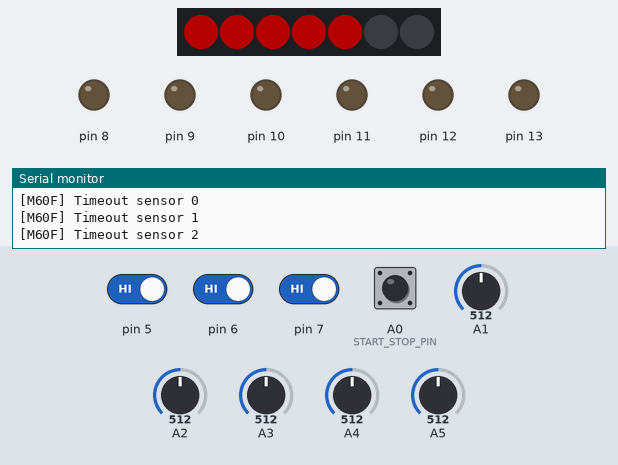
Simulated run of this sketch. Board: Arduino Leonardo, built with avr-gcc and run on an emulated ATmega32U4. On the bench: 7 RGB LEDs in strip order, left to right, output pins drawn as LEDs (lit = HIGH), the last lines printed to the serial monitor. Wiring (inferred from the names in the program): MPU-6050 motion sensor at I2C address 0x68. Dashed ring = blinking. The inputs (shaded band) are chosen by the test bench; at power-on: pin 5–7 HIGH, A0 (START_STOP_PIN) LOW, A1 = 512, A2 = 512, A3 = 512, A4 = 512, A5 = 512. Dim RGB values are drawn brighter than linear.

Above: at 2.9 s.
3.0 s: A0 (START_STOP_PIN) pulled HIGH for 0.15 s
At 3.25 s:
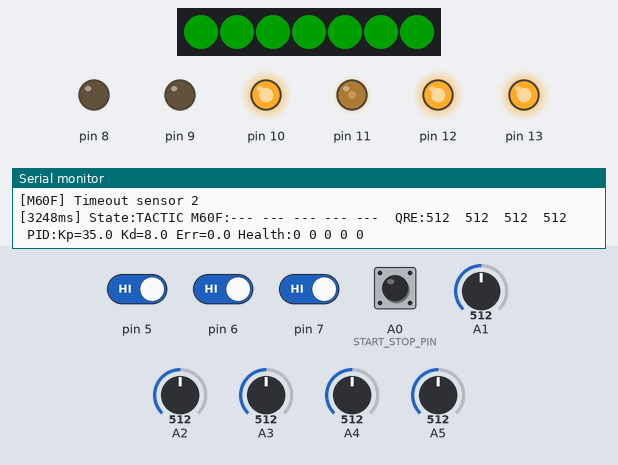
At 3.65 s:
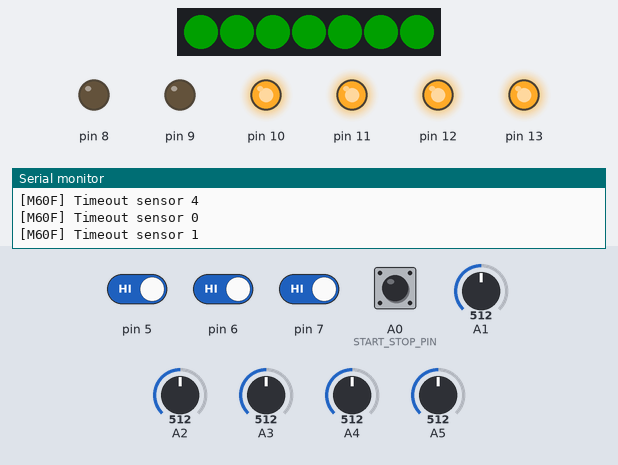
3.7 s: A1 set to 640
5.6 s: A1 set to 663
At 7.09 s:
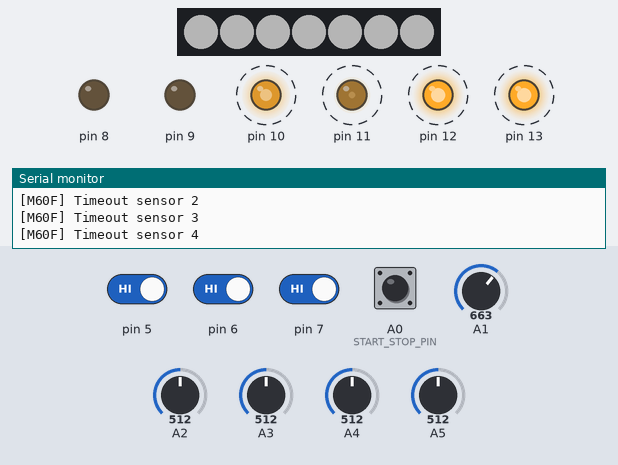
7.3 s: A2 set to 640
8.8 s: A2 set to 662
10.5 s: A1 set to 306
At 13.25 s:
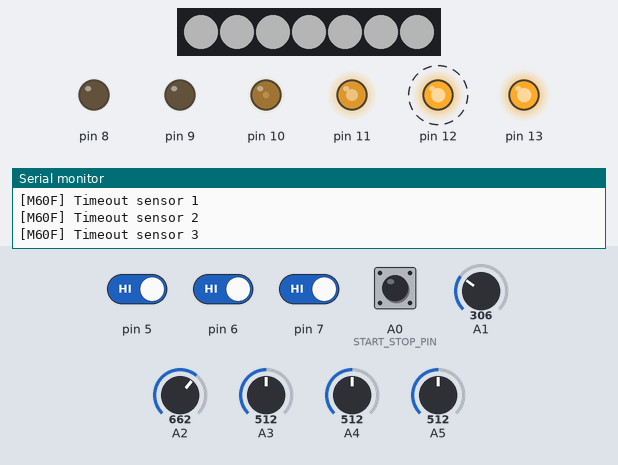
Timing chart, 0 to 13.3 s (numbered marks = the images above; inputs shaded):
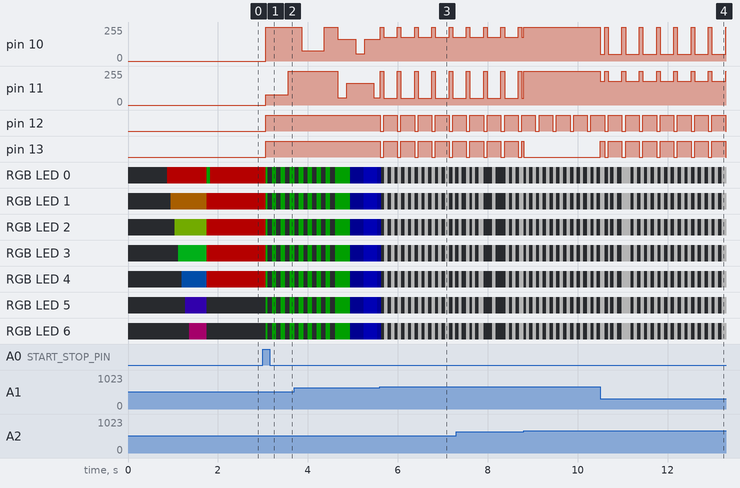

The sketch:

TAXI_Firmware.ino
```cpp
/**
 * ============================================================================
 * TAXI — Mini Sumo Robot Firmware
 * Platform: JSUMO XMotion V3 (ATmega32U4, Arduino Leonardo)
 * Class: Mini Sumo — 500g, 10cm × 10cm, 77cm dohyo
 * ============================================================================
 *
 * ARCHITECTURE: Non-blocking modular state machine
 *   - All sensor reads are async or sub-millisecond
 *   - No delay(), no pulseIn(), no blocking readBytesUntil()
 *   - Main loop runs at full speed (~1.5ms per iteration)
 *
 * MODULES:
 *   Config.h        — All constants, pins, thresholds (tune here)
 *   Sensors.h       — M60F async UART + QRE1113 analog fast read
 *   Motors.h        — Motor control wrappers (non-blocking)
 *   PIDController.h — PD controller with hybrid gain scheduling
 *   StateMachine.h  — Combat state machine (IDLE→TACTIC→SEARCH↔ATTACK↔FLANK→EVADE)
 *   Tactics.h       — DIP-switch selectable opening strategies
 *   LEDRing.h       — WS2812 LED ring visual feedback
 *   IMU.h           — ICM20602 gyro/accel (experimental)
 *
 * DECISIONS (from Phase 3 user answers):
 *   Q1: 3 front M60F (center + 25° left/right) + 2 side (90°) — Option A
 *   Q2: All M60F in Serial mode (distance mm) — Option A
 *   Q3: ICM20602 full integration with positioning — Option A
 *   Q4: 500g / 10cm×10cm standard mini sumo
 *   Q5: Multiple strategies via DIP (reactive + active search)
 *   Q6: Curved re-entry edge evasion
 *   Q7: START-STOP on A0
 *   Q8: PID gains hardcoded + companion tuning tool
 *   Q9: Missing parts included in BOM
 *   Q10: XT30 battery connector
 *   Q11: Standalone HTML GUI for strategy programming
 *   Q12: 3 front + 2 side, NO rear sensor
 */

#include <xmotionV3.h>
#include "Config.h"
#include "Sensors.h"
#include "Motors.h"
#include "PIDController.h"
#include "StateMachine.h"
#include "Tactics.h"
#include "LEDRing.h"
#include "IMU.h"

// ============================================================================
// SETUP
// ============================================================================

void setup() {
    // ---- Serial debug output ----
    #if SERIAL_DEBUG
    Serial.begin(SERIAL_BAUD);
    delay(500);  // Let USB serial stabilize
    Serial.println(F("\n\n╔══════════════════════════════════╗"));
    Serial.println(F("║     TAXI Mini Sumo Firmware     ║"));
    Serial.println(F("║     v1.0 — XMotion V3           ║"));
    Serial.println(F("╚══════════════════════════════════╝"));
    #endif

    // ---- Critical: Stop motors immediately ----
    // xmotionV3 constructor sets motor pins as outputs, but doesn't set values.
    // StopMotors ensures motors are OFF during initialization.
    xmotion.StopMotors(100);

    // ---- Initialize sensors ----
    #if SERIAL_DEBUG
    Serial.println(F("\n--- Sensor Init ---"));
    #endif

    m60fInit();     // Start M60F async polling chain (Serial1 @ 250kbaud)
    qreInit();      // Initialize QRE1113 pins
    qreReadAll();   // Prime first readings

    // ---- Initialize actuators ----
    #if SERIAL_DEBUG
    Serial.println(F("\n--- Actuator Init ---"));
    #endif

    motorsInit();   // Ensure motors stopped
    ledRingInit();  // Initialize WS2812 ring

    // ---- Initialize controls ----
    #if SERIAL_DEBUG
    Serial.println(F("\n--- Control Init ---"));
    #endif

    // START-STOP module on A0
    pinMode(START_STOP_PIN, INPUT);

    // DIP switches (with internal pull-ups)
    tacticPinsInit();

    // ---- Initialize IMU (optional — firmware continues if unavailable) ----
    #if SERIAL_DEBUG
    Serial.println(F("\n--- IMU Init ---"));
    #endif

    imuInit();

    // ---- Initialize state machine ----
    stateMachineInit();

    // ---- Startup visual confirmation ----
    ledRingStartupAnimation();

    // ---- Display selected strategy ----
    uint8_t strategy = tacticReadDIP();
    #if SERIAL_DEBUG
    Serial.print(F("\n--- READY --- Strategy: "));
    Serial.print(strategy);
    Serial.print(F(" — "));
    Serial.println(tacticRegistry[strategy]->name);
    Serial.println(F("Waiting for START-STOP signal on A0...\n"));
    #endif

    // ---- Indicate readiness on LED ring ----
    ledRingFillAll(LED_COLOR_IDLE);
    FastLED.show();
}

// ============================================================================
// MAIN LOOP — Non-blocking, full-speed execution
// ============================================================================

void loop() {
    // ---- 1. Update M60F sensors (async state machine, ~680µs per call) ----
    // Only progresses one step per call — never blocks.
    // Adds new distance data to m60fDistances[] as responses arrive.
    m60fUpdateSensors();

    // ---- 2. Read QRE1113 line sensors (~800µs for all 4) ----
    // Double-read pattern handles ATmega32U4 ADC mux settling.
    qreReadAll();

    // ---- 3. Read IMU (if enabled, ~200µs I²C) ----
    imuRead();

    // ---- 4. Run state machine decision engine ----
    // Evaluates current state, checks sensor inputs, transitions as needed.
    // Sets motor outputs directly (non-blocking).
    stateMachineUpdate();

    // ---- 5. Update LED ring visual feedback ----
    // Shows current state, sensor health, attack direction.
    // Uses currentState from StateMachine and pidState from PIDController.
    ledRingUpdate(
        (uint8_t)currentState,
        pidState.opponentDetected ?
            (pidState.error < -1.0f ? -1 : (pidState.error > 1.0f ? 1 : 0))
            : 0,
        m60fHealth
    );

    // ---- 6. Debug output (disable for competition to save cycles) ----
    #if SERIAL_DEBUG
    static uint32_t lastDebugMs = 0;
    if (millis() - lastDebugMs > 500) {  // Every 500ms
        lastDebugMs = millis();

        // Compact one-line sensor summary
        Serial.print(F("["));
        Serial.print(millis());
        Serial.print(F("ms] State:"));

        const char* states[] = {"IDLE","TACTIC","SEARCH","ATTACK","FLANK","EVADE","STOP"};
        Serial.print(states[currentState]);

        Serial.print(F(" M60F:"));
        for (uint8_t i = 0; i < M60F_COUNT; i++) {
            if (m60fDistances[i] == M60F_INVALID_DIST) {
                Serial.print(F("--- "));
            } else {
                Serial.print(m60fDistances[i]);
                Serial.print(F("mm "));
            }
        }

        Serial.print(F(" QRE:"));
        for (uint8_t i = 0; i < QRE_COUNT; i++) {
            Serial.print(qreValues[i]);
            Serial.print(qreIsEdge(i) ? F("! ") : F("  "));
        }

        Serial.print(F(" PID:Kp="));
        Serial.print(pidState.kp, 1);
        Serial.print(F(" Kd="));
        Serial.print(pidState.kd, 1);
        Serial.print(F(" Err="));
        Serial.print(pidState.error, 1);

        Serial.print(F(" Health:"));
        for (uint8_t i = 0; i < M60F_COUNT; i++) {
            Serial.print(m60fHealth[i]);
            Serial.print(F(" "));
        }

        Serial.println();
    }
    #endif

    // ---- TOTAL LOOP TIME: ~1.5–2.0ms ----
    // Well within the 10ms M60F sensor sampling window.
    // No delay() calls anywhere — the loop runs at maximum speed.
}

// ============================================================================
// END OF FIRMWARE
// ============================================================================
//
// COMPETITION DAY QUICK REFERENCE:
//   1. Charge batteries to 13.05V (LiHV mode)
//   2. Power on — verify LED startup animation plays
//   3. Check Serial monitor for sensor health (if debug enabled)
//   4. Set DIP switches for desired strategy
//   5. Place robot on dohyo, facing correct direction
//   6. Wait for green ring = ready
//   7. START-STOP module will trigger on competition signal
//   8. Between rounds: check tires, blade edge, sensor lenses
//
// TROUBLESHOOTING:
//   - Red LED at position N = M60F sensor N failed health check
//   - Robot spins continuously = QRE threshold too low (recalibrate)
//   - Robot charges off dohyo = QRE threshold too high or sensor detached
//   - Robot doesn't react to opponent = check M60F serial bus wiring
//   - Motors don't move = check battery voltage, XT30 connection
// ============================================================================
```

IMU.h
```cpp
/**
 * IMU.h — ICM20602 6-Axis IMU Integration
 *
 * Provides gyro-based yaw control, acceleration-based push detection,
 * and experimental dead-reckoning positioning.
 *
 * USES (from Phase 3 decision Q3):
 *   1. Turn rate control — gyro Z replaces timed arcs with rate-based turns
 *   2. Edge/push detection — accelerometer detects being pushed
 *   3. Positioning (experimental) — dead reckoning for search patterns
 *
 * I²C: SDA=D2 (PD1), SCL=D3 (PD0). Address 0x68 (AD0=GND).
 * No conflict with Serial1 (D0/D1) — different AVR port.
 *
 * NOTE: This is the most experimental module. The ICM20602 uses a register
 * structure similar to MPU6050/ICM20948. Register addresses and init sequence
 * should be verified against the specific ICM20602 breakout board purchased.
 * If the IMU fails to initialize, the firmware continues in IMU-disabled mode.
 */

#ifndef IMU_H
#define IMU_H

#include <Arduino.h>
#include <Wire.h>
#include "Config.h"

// ============================================================================
// ICM20602 REGISTER MAP (verified against TDK datasheet)
// ============================================================================

#define ICM20602_ADDR           0x68    // 7-bit I²C address (AD0=GND)
#define ICM20602_WHO_AM_I       0x75    // Should return 0x12
#define ICM20602_PWR_MGMT_1     0x6B    // Power management
#define ICM20602_PWR_MGMT_2     0x6C    // Power management 2
#define ICM20602_GYRO_CONFIG    0x1B    // Gyroscope configuration
#define ICM20602_ACCEL_CONFIG   0x1C    // Accelerometer configuration
#define ICM20602_ACCEL_XOUT_H   0x3B    // Accel X high byte (6 bytes: X,Y,Z)
#define ICM20602_GYRO_XOUT_H    0x43    // Gyro X high byte (6 bytes: X,Y,Z)
#define ICM20602_SMPLRT_DIV     0x19    // Sample rate divider

// ============================================================================
// IMU DATA STRUCTURES
// ============================================================================

struct IMUData {
    // Raw sensor values
    int16_t accelX, accelY, accelZ;
    int16_t gyroX, gyroY, gyroZ;

    // Computed values
    float yawRate;          // degrees/second (gyro Z)
    float accelMagnitude;   // Total acceleration magnitude
    float heading;          // Integrated yaw (degrees, drifts over time)

    // Status
    bool initialized;
    uint32_t lastReadTime;
};

static IMUData imuData = {0};
static bool imuEnabled = IMU_ENABLED;

// ============================================================================
// INITIALIZATION
// ============================================================================

/**
 * Write to a single ICM20602 register.
 */
void imuWriteRegister(uint8_t reg, uint8_t value) {
    Wire.beginTransmission(ICM20602_ADDR);
    Wire.write(reg);
    Wire.write(value);
    Wire.endTransmission();
}

/**
 * Read multiple bytes starting from a register.
 */
void imuReadRegisters(uint8_t reg, uint8_t count, uint8_t* buffer) {
    Wire.beginTransmission(ICM20602_ADDR);
    Wire.write(reg);
    Wire.endTransmission(false);
    Wire.requestFrom(ICM20602_ADDR, count);

    for (uint8_t i = 0; i < count && Wire.available(); i++) {
        buffer[i] = Wire.read();
    }
}

/**
 * Initialize the ICM20602 IMU.
 * Returns true if IMU is detected and configured.
 * Called once from setup().
 */
bool imuInit() {
    if (!imuEnabled) {
        #if SERIAL_DEBUG
        Serial.println(F("[IMU] Disabled in Config.h"));
        #endif
        return false;
    }

    Wire.begin();
    Wire.setClock(400000);  // 400kHz I²C (fast mode)

    delay(50);  // Allow IMU to power up

    // Check WHO_AM_I
    uint8_t whoami = 0;
    imuReadRegisters(ICM20602_WHO_AM_I, 1, &whoami);

    if (whoami != 0x12) {
        #if SERIAL_DEBUG
        Serial.print(F("[IMU] WHO_AM_I mismatch. Expected 0x12, got 0x"));
        Serial.println(whoami, HEX);
        Serial.println(F("[IMU] Running in IMU-disabled mode"));
        #endif
        imuEnabled = false;
        return false;
    }

    // Wake up the IMU (clear sleep bit)
    imuWriteRegister(ICM20602_PWR_MGMT_1, 0x00);
    delay(50);

    // Configure gyroscope: ±2000 dps
    imuWriteRegister(ICM20602_GYRO_CONFIG, 0x18);  // 0b00011000 = ±2000 dps
    // Sensitivity: 16.4 LSB/dps

    // Configure accelerometer: ±16g
    imuWriteRegister(ICM20602_ACCEL_CONFIG, 0x18);  // 0b00011000 = ±16g
    // Sensitivity: 2048 LSB/g

    // Set sample rate: 1kHz / (1 + SMPLRT_DIV)
    imuWriteRegister(ICM20602_SMPLRT_DIV, 0x04);  // 200Hz

    // Low-pass filter: 41Hz (accel), 41Hz (gyro)
    imuWriteRegister(ICM20602_PWR_MGMT_2, 0x03);

    imuData.initialized = true;
    imuData.lastReadTime = millis();

    #if SERIAL_DEBUG
    Serial.println(F("[IMU] ICM20602 initialized — 200Hz, ±2000dps, ±16g"));
    #endif

    return true;
}

// ============================================================================
// DATA ACQUISITION
// ============================================================================

/**
 * Read accelerometer and gyroscope data from the IMU.
 * Non-blocking — reads I²C registers and returns immediately.
 * Call once per main loop iteration (or less frequently if not critical).
 *
 * Converting raw values:
 *   Gyro:  raw / 16.4 = degrees/second (at ±2000 dps)
 *   Accel: raw / 2048.0 = g (at ±16g)
 */
void imuRead() {
    if (!imuEnabled || !imuData.initialized) return;

    uint8_t buffer[14];
    imuReadRegisters(ICM20602_ACCEL_XOUT_H, 14, buffer);

    // Parse accelerometer (big-endian)
    imuData.accelX = (int16_t)((buffer[0] << 8) | buffer[1]);
    imuData.accelY = (int16_t)((buffer[2] << 8) | buffer[3]);
    imuData.accelZ = (int16_t)((buffer[4] << 8) | buffer[5]);

    // Parse gyroscope (big-endian)
    imuData.gyroX = (int16_t)((buffer[8]  << 8) | buffer[9]);
    imuData.gyroY = (int16_t)((buffer[10] << 8) | buffer[11]);
    imuData.gyroZ = (int16_t)((buffer[12] << 8) | buffer[13]);

    // Compute derived values
    imuData.yawRate = imuData.gyroZ / 16.4f;  // degrees/second

    // Compute acceleration magnitude (in g)
    float ax = imuData.accelX / 2048.0f;
    float ay = imuData.accelY / 2048.0f;
    float az = imuData.accelZ / 2048.0f;
    imuData.accelMagnitude = sqrt(ax*ax + ay*ay + az*az);

    // Integrate heading (simple — will drift ~1°/min)
    uint32_t now = millis();
    float dt = (now - imuData.lastReadTime) / 1000.0f;
    imuData.heading += imuData.yawRate * dt;
    imuData.heading = fmod(imuData.heading, 360.0f);
    if (imuData.heading < 0) imuData.heading += 360.0f;

    imuData.lastReadTime = now;
}

// ============================================================================
// APPLICATION-SPECIFIC FUNCTIONS
// ============================================================================

/**
 * Check if the robot is being pushed (sudden lateral acceleration).
 * Compares current acceleration magnitude against 1g resting value.
 *
 * @return true if push is detected (acceleration spike > threshold)
 */
bool imuIsBeingPushed() {
    if (!imuEnabled) return false;

    // Normal resting: ~1.0g (gravity only)
    // Being pushed: >1.5g lateral + gravity combined
    return imuData.accelMagnitude > 1.5f;
}

/**
 * Turn at a target yaw rate using gyro feedback.
 * Compares current yaw rate against target and adjusts motor speeds.
 * More precise than timed turns — compensates for battery voltage sag.
 *
 * @param targetRate  Desired yaw rate in degrees/second (+ = right, - = left)
 * @param baseSpeed   Base motor speed for the turn (0–100)
 *
 * This is a simplified rate controller — full implementation would use
 * a separate PID loop for yaw rate, but for mini sumo this proportional
 * correction is sufficient.
 */
void imuTurnAtRate(float targetRate, uint8_t baseSpeed) {
    if (!imuEnabled) {
        // Fallback: use timed turn if IMU unavailable
        if (targetRate > 0) {
            motorsPivotRight(baseSpeed);
        } else {
            motorsPivotLeft(baseSpeed);
        }
        return;
    }

    float rateError = targetRate - imuData.yawRate;
    float correction = rateError * 0.5f;  // Proportional correction

    int16_t leftSpeed  = (int16_t)(-targetRate * baseSpeed / 100.0f + correction);
    int16_t rightSpeed = (int16_t)( targetRate * baseSpeed / 100.0f - correction);

    leftSpeed  = constrain(leftSpeed,  -100, 100);
    rightSpeed = constrain(rightSpeed, -100, 100);

    motorsSet((int8_t)leftSpeed, (int8_t)rightSpeed);
}

/**
 * Get current heading for dead-reckoning positioning.
 * Drifts ~1°/minute without magnetometer — useful for short-term (<30s) tracking.
 */
float imuGetHeading() {
    return imuData.heading;
}

#endif // IMU_H
```

Source omitted: LEDRing.h (5980 bytes), Motors.h (4360 bytes), PIDController.h (8693 bytes), Sensors.h (11679 bytes), StateMachine.h (13887 bytes), Tactics.h (8924 bytes), Config.h (11398 bytes)

Measured:
- the behaviour switches between 650 and 651 on A1 (found by bisection; images 2 and 3)
- after the input at 3.0 s, pin 10: 0/255 → 255/255 after 0.06 s; pin 11: 0/255 → 76/255 after 0.06 s, → 255/255 0.50 s later; pin 12, pin 13: LOW → HIGH after 0.06 s; RGB LED 0–6: alternates RGB(0, 32, 0) for 0.10 s and off for 0.10 s, starting after 0.06 s; the LEDs: change after 0.06 s (image 1)
- after the input at 5.6 s, pin 10: alternates 255/255 for 0.08 s and 178/255 for 0.30 s, starting at once; pin 11: alternates 255/255 for 0.08 s and 51/255 for 0.30 s, starting at once; pin 12, pin 13: alternates HIGH for 0.30 s and LOW for 0.08 s, starting at once; the LEDs: first change at once (image 3 shows a later state)
- after the input at 10.5 s, pin 10: 255/255 → 51/255 at once, then repeats every 0.39 s: 255/255 0.08 s, 51/255 0.31 s; pin 11: 255/255 → 178/255 at once, then repeats every 0.39 s: 255/255 0.08 s, 178/255 0.31 s; pin 13: LOW → HIGH at once, then repeats every 0.39 s: LOW 0.08 s, HIGH 0.31 s
